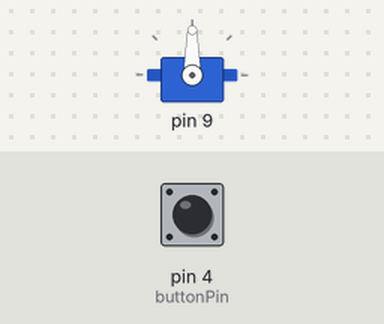
This sketch was run on a simulated Arduino Uno, built with avr-gcc and run on an emulated ATmega328P. Parts: servo. The test bench sets the inputs (shaded band); at power-on: pin 4 (buttonPin) LOW.

Above: at 1.2 s.
1.3 s: pin 4 (buttonPin) pulled HIGH for 1 s
At 3.3 s:
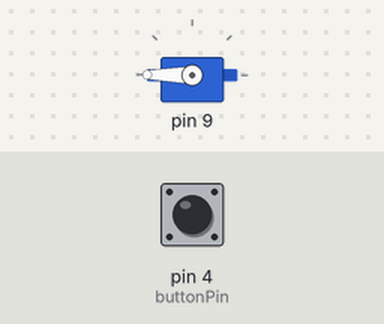
3.8 s: pin 4 (buttonPin) pulled HIGH for 0.15 s
At 4.6 s:
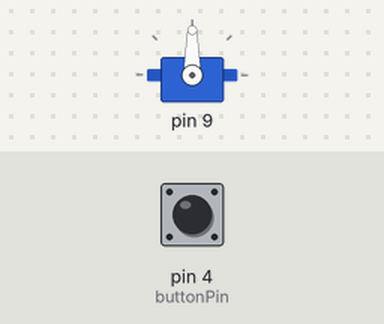
5.4 s: pin 4 (buttonPin) pulled HIGH for 3.2 s
At 5.5 s:
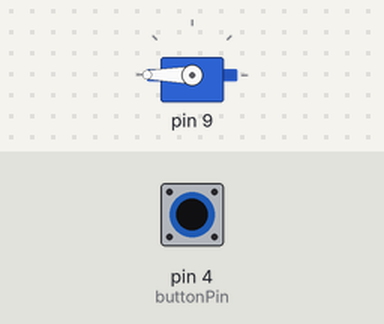
Timing chart, 0 to 9.9 s (numbered marks = the images above; inputs shaded):
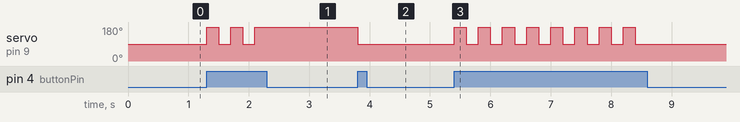

The sketch:

coopDoor.ino
```cpp
#include "CoopDoor.h"

int TX = A0;
int RX = A1;
SoftwareSerial BTSerial(RX, TX);

int buttonPin=4;


/**
  which recieved data
*/
String data;

CoopDoor theDoor(9);

void setup() {
  // put your setup code here, to run once:
  BTSerial.begin(38400);
  theDoor._setup();
  pinMode(buttonPin,INPUT);
}

void loop() {
  // put your main code here, to run repeatedly:
  if (BTSerial.available()) {
    data = BTSerial.readString();
    if (data == "Aç") {
      theDoor._open();
    } else if (data == "Kapat") {
      theDoor._close();
    }
  }else if(digitalRead(buttonPin) == 1){
    if(theDoor.isOpened)
      theDoor._close();
    else
      theDoor._open();
    delay(200);
  }
}
```

CoopDoor.h
```cpp
#include <Servo.h>
#include <SoftwareSerial.h>

using namespace std;

class CoopDoor {

  private:
    Servo Engine;


  public:
    bool isOpened = false;
    int pin;
    CoopDoor(int doorPin) {
      this->pin = doorPin;
    }

    void _setup(){
      this->_close();
      this->Engine.attach(this->pin);
    }

    void _open() {

      if (!this->isOpened) {
        this->Engine.write(180);
        this->isOpened = true;
      }
    }

    void _close() {
      if (this->isOpened) {
        this->Engine.write(90);
        this->isOpened = false;
      }
    }
};
```

Measured:
- after the input at 1.3 s, servo on pin 9: alternates 180° for 0.20 s and 90° for 0.20 s, 5 changes in all, then stays 180°, starting at once
- after the input at 3.8 s, servo on pin 9: 180° → 90° at once
- after the input at 5.4 s, servo on pin 9: alternates 180° for 0.20 s and 90° for 0.20 s, 16 changes in all, then stays 90°, starting at once
